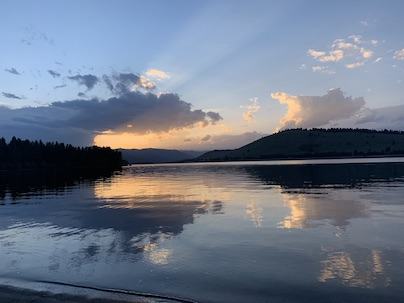
#> input picture images/madison.jpg, 404 x 303 px
$ jupyter execute image-histograms-masked-image.ipynb
#> lines starting #> are read from the running program, lines starting #| are printed output that depends on the picture; after the words box and inside, x2 and y2 are one past the last pixel; in counts of white or black regions, pixels touching at a corner belong together
Import Packages

[cell 1]
# import the necessary packages
import matplotlib.pyplot as plt
import numpy as np
import imutils
import cv2

Function to display in jupyter notebook

[cell 2]
def plt_imshow(title, image):
    # convert the image frame BGR to RGB color space and display it
    if len(image.shape) == 3:
        image = cv2.cvtColor(image, cv2.COLOR_BGR2RGB)
    plt.imshow(image)
    plt.title(title)
    plt.grid(False)
    plt.show()

Define plot histogram function

[cell 3]
def plot_histogram(image, title, mask=None):
	# split the image into its respective channels, then initialize
	# the tuple of channel names along with our figure for plotting
	chans = cv2.split(image)
	colors = ("b", "g", "r")
	plt.figure()
	plt.title(title)
	plt.xlabel("Bins")
	plt.ylabel("# of Pixels")

	# loop over the image channels
	for (chan, color) in zip(chans, colors):
		# create a histogram for the current channel and plot it
		hist = cv2.calcHist([chan], [0], mask, [256], [0, 256])
		plt.plot(hist, color=color)
		plt.xlim([0, 256])

	plt.show()

Image

[cell 4]
# since we are using Jupyter Notebooks we can replace our argument
# parsing code with *hard coded* arguments and values
args = {
    "image": "../images/madison.jpg"
}

[cell 5]
# load the input image from disk
image = cv2.imread(args["image"])
#> image is the input picture: shape (303, 404, 3); mean B, G, R 134.9, 118.1, 108.1
plot_histogram(image, "Histogram for Original Image")
#> the loop in plot_histogram, `for (chan, color) in zip(chans, colors):` made 3 passes
#> color on passes 1 to 3: 'b', 'g', 'r'
#> in plot_histogram, `plt.show()`:
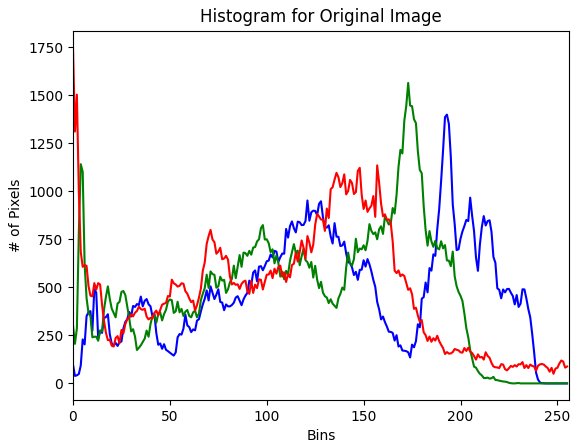
#> figure drawn by matplotlib, 1 panel; curve peaks at x = 193, y = 1399; curve peaks at x = 173, y = 1564; curve peaks at x = 0, y = 1749
plt_imshow("Original", image)

[cell 6]
# construct a mask for our image; our mask will be *black* for regions
# we want to *ignore* and *white* for regions we want to *examine*
mask = np.zeros(image.shape[:2], dtype="uint8")
cv2.rectangle(mask, (100, 130), (250, 200), 255, -1)
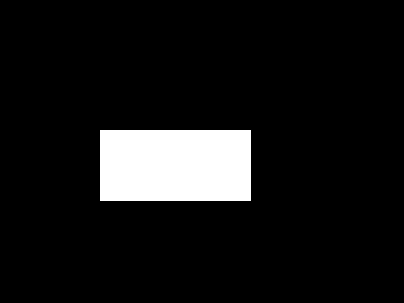
#> mask: shape (303, 404); 8.8% white; 1 white region, box (x1, y1, x2, y2) and area: (100, 130, 251, 201) 10721
plt_imshow("Mask", mask)

# display the masked region
masked = cv2.bitwise_and(image, image, mask=mask)
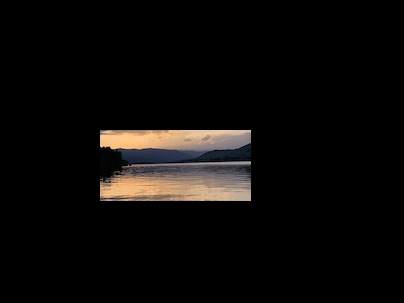
#> masked: shape (303, 404, 3); mean B, G, R 8.9, 10.2, 12
plt_imshow("Applying the Mask", masked)

# compute a histogram for our image, but we'll only include pixels in
# the masked region
plot_histogram(image, "Histogram for Masked Image", mask=mask)
#> call 2 of plot_histogram, with title = 'Histogram for Masked Image'
#> the loop in plot_histogram (call 2), `for (chan, color) in zip(chans, colors):` made 3 passes
#> in plot_histogram (call 2), `plt.show()`:
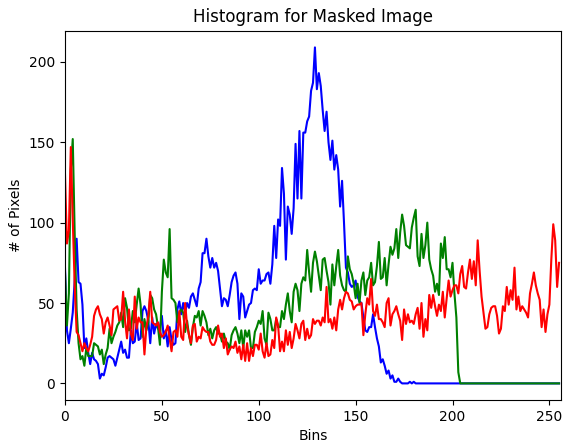
#> figure drawn by matplotlib, 1 panel; curve peaks at x = 129, y = 209; curve peaks at x = 4, y = 152; curve peaks at x = 3, y = 147

# show our plots
plt.show()

$ run again, with images/avery.jpg copied over images/madison.jpg
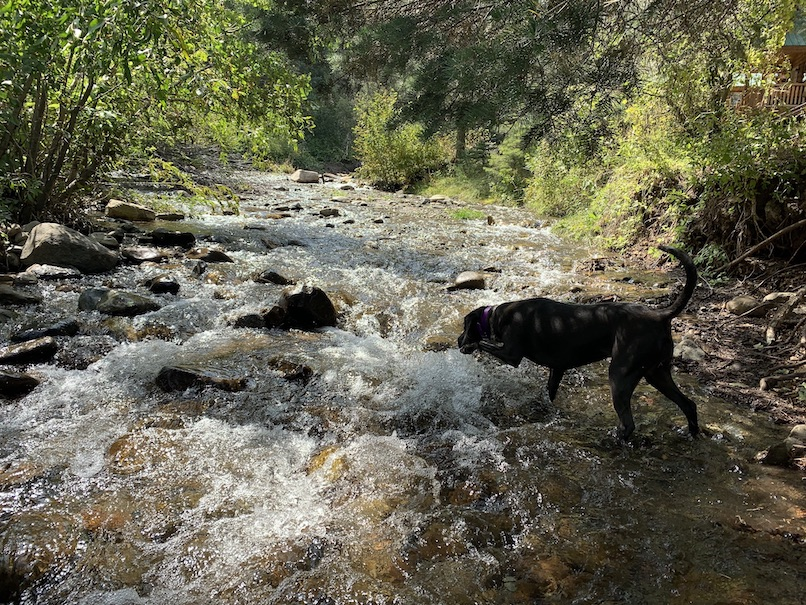
#> input picture images/avery.jpg, 806 x 605 px
#> image is the input picture: shape (605, 806, 3); mean B, G, R 80.2, 98.9, 100.3
#> the loop in plot_histogram, `for (chan, color) in zip(chans, colors):` made 3 passes
#> color on passes 1 to 3: 'b', 'g', 'r'
#> `cv2.rectangle(mask, (100, 130), (250, 200), 255, -1)`:
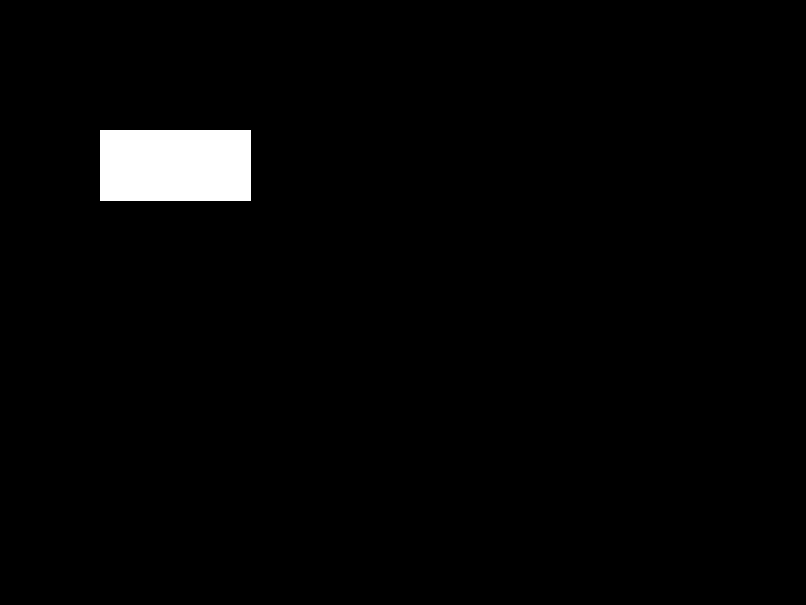
#> mask: shape (605, 806); 2.2% white; 1 white region, box (x1, y1, x2, y2) and area: (100, 130, 251, 201) 10721
#> the loop in plot_histogram (call 2), `for (chan, color) in zip(chans, colors):` made 3 passes
#> in plot_histogram (call 2), `plt.show()`:
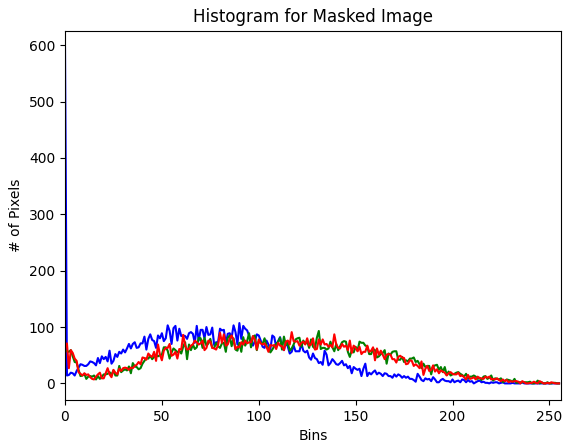
#> figure drawn by matplotlib, 1 panel; curve peaks at x = 0, y = 596; curve peaks at x = 131, y = 93; curve peaks at x = 117, y = 91

$ run again, with images/moon.jpg copied over images/madison.jpg
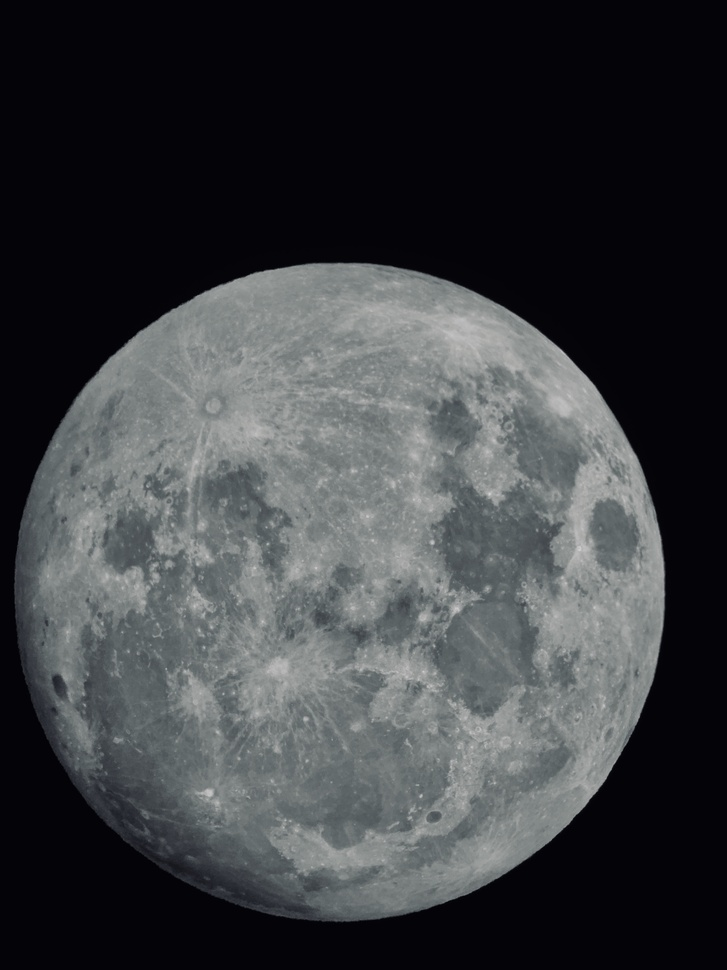
#> input picture images/moon.jpg, 727 x 970 px, shrunk from 3024 x 4032 before the run
#> image is the input picture: shape (970, 727, 3); mean B, G, R 64.2, 61.3, 59.2
#> the loop in plot_histogram, `for (chan, color) in zip(chans, colors):` made 3 passes
#> color on passes 1 to 3: 'b', 'g', 'r'
#> `cv2.rectangle(mask, (100, 130), (250, 200), 255, -1)`:
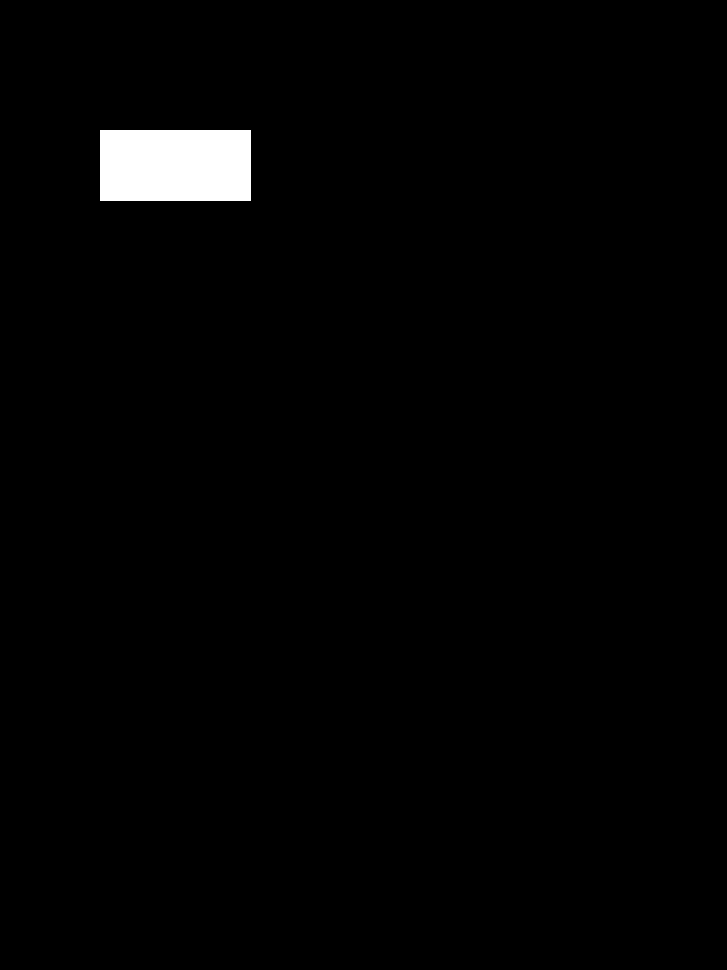
#> mask: shape (970, 727); 1.5% white; 1 white region, box (x1, y1, x2, y2) and area: (100, 130, 251, 201) 10721
#> the loop in plot_histogram (call 2), `for (chan, color) in zip(chans, colors):` made 3 passes
#> in plot_histogram (call 2), `plt.show()`:
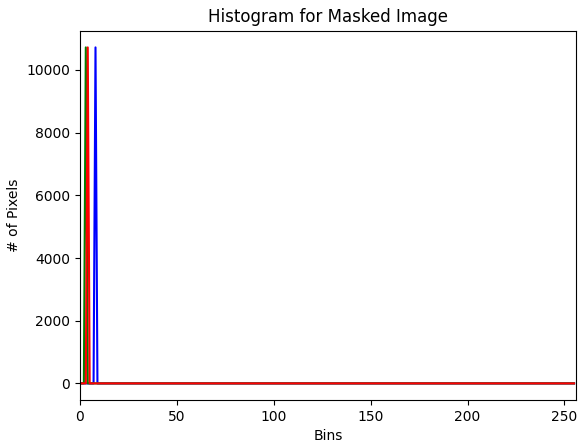
#> figure drawn by matplotlib, 1 panel; curve peaks at x = 8, y = 10721; curve peaks at x = 3, y = 10721; curve peaks at x = 4, y = 10721

$ run again, with images/yellowstone-grand-can.jpg copied over images/madison.jpg
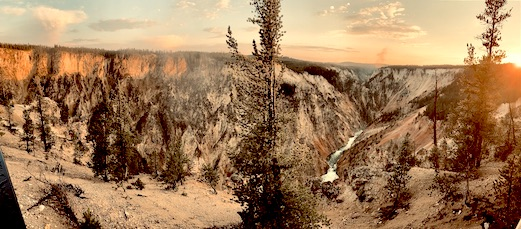
#> input picture images/yellowstone-grand-can.jpg, 521 x 229 px
#> image is the input picture: shape (229, 521, 3); mean B, G, R 87.7, 121.6, 157.5
#> the loop in plot_histogram, `for (chan, color) in zip(chans, colors):` made 3 passes
#> color on passes 1 to 3: 'b', 'g', 'r'
#> `cv2.rectangle(mask, (100, 130), (250, 200), 255, -1)`:
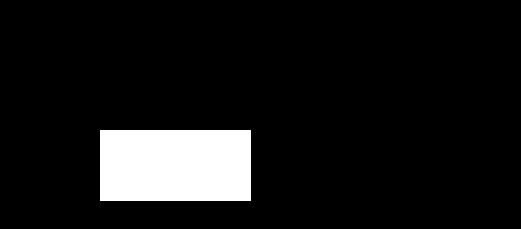
#> mask: shape (229, 521); 9% white; 1 white region, box (x1, y1, x2, y2) and area: (100, 130, 251, 201) 10721
#> the loop in plot_histogram (call 2), `for (chan, color) in zip(chans, colors):` made 3 passes
#> in plot_histogram (call 2), `plt.show()`:
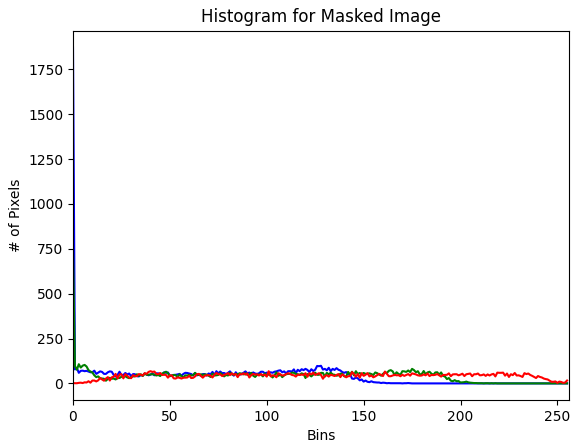
#> figure drawn by matplotlib, 1 panel; curve peaks at x = 0, y = 1872; curve peaks at x = 0, y = 740; curve peaks at x = 40, y = 68
